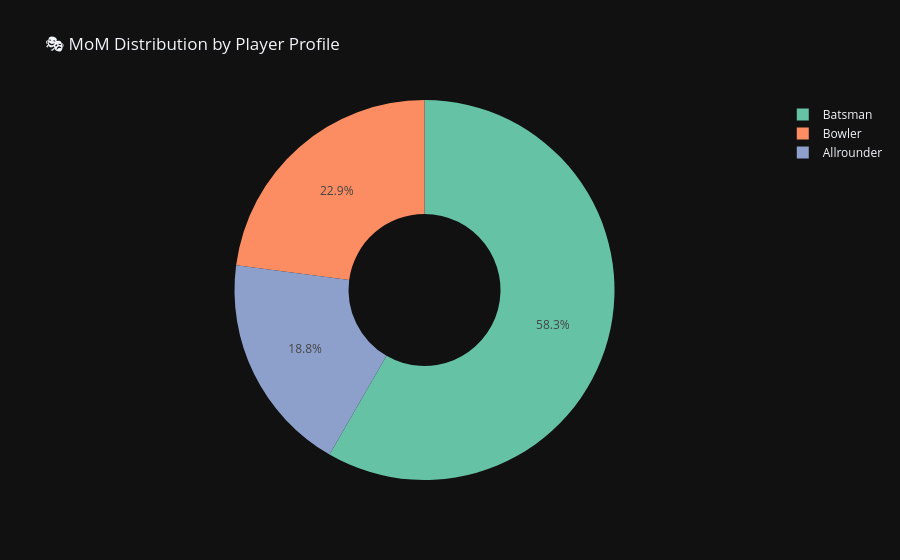

The notebook cell this image was saved under:
### Markdown cell above
### 5.5  MoM by Player Profile (Playing Role)

### Code cell
# ── Categorise playing roles into broader groups ──
def categorize_role(role):
    role = str(role).lower()
    if 'allrounder' in role:
        return 'Allrounder'
    elif 'bowl' in role:
        return 'Bowler'
    elif 'batter' in role or 'bat' in role:
        return 'Batsman'
    elif 'wicketkeeper' in role or 'keeper' in role:
        return 'Wicketkeeper Batsman'
    else:
        return 'Other'

mom_df['Role_Category'] = mom_df['playingRole'].apply(categorize_role)

role_counts = mom_df['Role_Category'].value_counts()
print("🎭 MoM Awards by Player Profile:\n")
print(role_counts.to_string())

fig = px.pie(values=role_counts.values, names=role_counts.index,
             title='🎭 MoM Distribution by Player Profile',
             color_discrete_sequence=px.colors.qualitative.Set2,
             hole=0.4)
fig.update_layout(template='plotly_dark')
fig.show()

### Figure 1 — Plotly figure (JSON) as saved in the notebook; plotly's stock layout.template omitted (floating-point values rounded to 4 significant figures)
{"data": [{"domain": {"x": [0, 1], "y": [0, 1]}, "hole": 0.4, "hovertemplate": "label=%{label}<br>value=%{value}<extra></extra>", "labels": ["Batsman", "Bowler", "Allrounder"], "legendgroup": "", "name": "", "showlegend": true, "type": "pie", "values": [28, 11, 9]}], "layout": {"legend": {"tracegroupgap": 0}, "piecolorway": ["rgb(102,194,165)", "rgb(252,141,98)", "rgb(141,160,203)", "rgb(231,138,195)", "rgb(166,216,84)", "rgb(255,217,47)", "rgb(229,196,148)", "rgb(179,179,179)"], "title": {"text": "🎭 MoM Distribution by Player Profile"}}}
